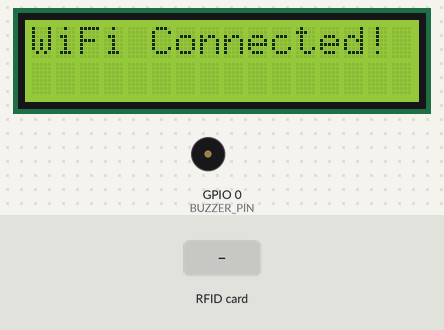
Recording of a sketch running on a simulated ESP8266 (NodeMCU). On the bench: 16×2 character LCD, buzzer (waves = sounding, pin HIGH). Inputs (shaded band) come from the test bench. WiFi joins after 1.5 s; servers stay silent unless stated; uploads are accepted with an empty reply; what the sketch prints to the serial monitor is not drawn.

Above: at 1.7 s.
At 4.8 s:
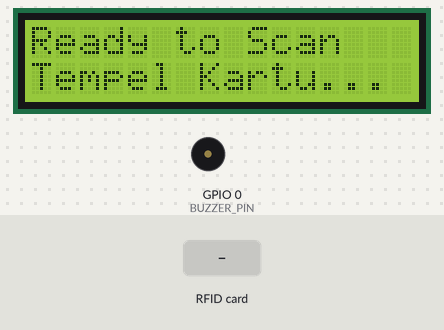
4.9 s: RFID card 11 12 22 33 34 45 56 held to the reader
At 6.5 s:
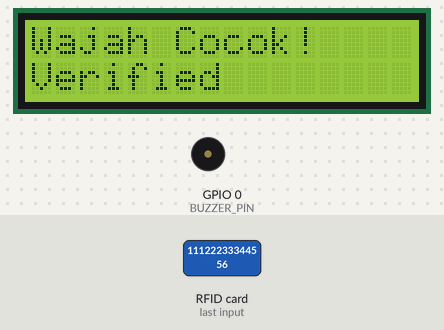
7.5 s: RFID card 5E 7A 19 C4 held to the reader
At 9.5 s:
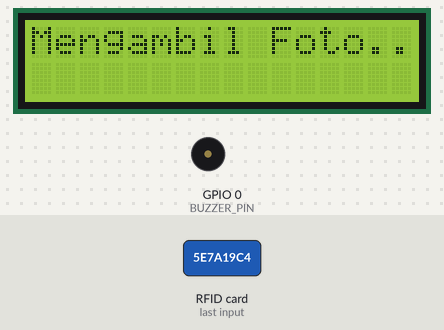
10.5 s: RFID card 11 12 22 33 34 45 56 held to the reader
At 13.39 s:
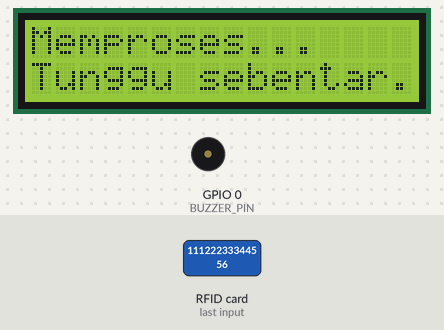
Timing chart, 0 to 15.7 s (numbered marks = the images above; inputs shaded):
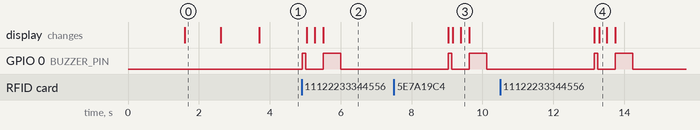

The sketch:

esp8266.ino
```cpp
/**
 * RFID Scanner Firmware for ESP8266 (MASTER/WIFI MODE)
 * Hardware: ESP8266 + MFRC522 + LCD I2C
 *
 * Komunikasi: Menggunakan HTTP WiFi untuk menunggu hasil dari Backend,
 *             dan Serial untuk men-trigger ESP32-CAM.
 *
 * Pinout:
 * MFRC522 | ESP8266 (D-Series labels) | GPIO
 * ------------------------------------------
 * RST     | D4                        | 2
 * SDA(SS) | D8                        | 15
 * MOSI    | D7                        | 13
 * MISO    | D6                        | 12
 * SCK     | D5                        | 14
 *
 * LCD I2C | ESP8266
 * -----------------
 * SDA     | D2 (GPIO 4)
 * SCL     | D1 (GPIO 5)
 */

#include <SPI.h>
#include <MFRC522.h>
#include <Wire.h>
#include <LiquidCrystal_I2C.h>
#include <SoftwareSerial.h>
#include <ESP8266WiFi.h>
#include <ESP8266HTTPClient.h>
#include <WiFiClient.h>
#include <ArduinoJson.h>

// ================= CONFIG WIFI & BACKEND =================
const char* ssid = "Ikannn";
const char* password = "11122233344556";
const char* serverUrl = "http://10.16.199.114:3000";

const char* deviceCode = "ESP8266-MASTER-01";
const char* pairingKey = "ROOM-1";

#define SS_PIN  15
#define RST_PIN 2
#define BUZZER_PIN 0   // D3 (GPIO0)
#define RX_PIN 3       // Pin RX bawaan (GPIO3)

MFRC522 mfrc522(SS_PIN, RST_PIN);
LiquidCrystal_I2C lcd(0x27, 16, 2);

// Pin 16 (D0) digunakan sebagai TX. Pin 3 (RX) digunakan sebagai RX.
SoftwareSerial linkSerial(RX_PIN, 16);

unsigned long lastScanAt = 0;
const unsigned long scanCooldownMs = 3000;

void connectWiFi() {
  lcd.clear();
  lcd.setCursor(0, 0);
  lcd.print("Connecting WiFi");

  WiFi.begin(ssid, password);
  Serial.print("Connecting WiFi");

  int retry = 0;
  while (WiFi.status() != WL_CONNECTED && retry < 20) {
    delay(500);
    Serial.print(".");
    retry++;
  }

  lcd.clear();
  if (WiFi.status() == WL_CONNECTED) {
    Serial.println("\nWiFi Connected!");
    lcd.print("WiFi Connected!");
  } else {
    Serial.println("\nWiFi Failed!");
    lcd.print("WiFi Failed!");
  }
  delay(1000);
}

void beep(int durationMs = 100) {
  digitalWrite(BUZZER_PIN, HIGH);
  delay(durationMs);
  digitalWrite(BUZZER_PIN, LOW);
}

void showIdle() {
  lcd.clear();
  lcd.setCursor(0, 0);
  lcd.print("Ready to Scan");
  lcd.setCursor(0, 1);
  lcd.print("Tempel Kartu...");
}

String readUID() {
  String uid = "";
  for (byte i = 0; i < mfrc522.uid.size; i++) {
    uid += String(mfrc522.uid.uidByte[i] < 0x10 ? "0" : "");
    uid += String(mfrc522.uid.uidByte[i], HEX);
  }
  uid.toUpperCase();
  return uid;
}

void setup() {
  Serial.begin(115200, SERIAL_8N1, SERIAL_TX_ONLY);   // Debug port
  linkSerial.begin(9600); // Komunikasi ke ESP32-CAM

  Wire.begin(4, 5);
  lcd.init();
  lcd.backlight();

  pinMode(BUZZER_PIN, OUTPUT);
  digitalWrite(BUZZER_PIN, LOW);

  connectWiFi();

  lcd.clear();
  lcd.setCursor(0, 0);
  lcd.print("RFID Initializing");

  SPI.begin();
  mfrc522.PCD_Init();

  delay(1000);
  showIdle();
}

void loop() {
  if (millis() - lastScanAt < scanCooldownMs) return;

  // Cek koneksi WiFi
  if (WiFi.status() != WL_CONNECTED) {
    connectWiFi();
    showIdle();
  }

  if (!mfrc522.PICC_IsNewCardPresent() || !mfrc522.PICC_ReadCardSerial()) return;

  String uid = readUID();

  // Beep deteksi awal
  beep(100);

  Serial.println("UID Detected: " + uid);
  lastScanAt = millis();

  // Tampilkan di LCD
  lcd.clear();
  lcd.setCursor(0, 0);
  lcd.print("Memproses...");
  lcd.setCursor(0, 1);
  lcd.print("Tunggu sebentar.");

  // Kirim ke API Gateway untuk Cek RFID dulu
  if (WiFi.status() == WL_CONNECTED) {
    WiFiClient client;
    HTTPClient http;

    // STEP 1: Cek apakah RFID terdaftar
    http.begin(client, String(serverUrl) + "/api/v1/attendance/check-rfid");
    http.addHeader("Content-Type", "application/json");
    http.setTimeout(5000); // Timeout cepat untuk check

    String payload = "{\"uid\":\"" + uid + "\",\"deviceCode\":\"" + String(deviceCode) + "\",\"pairingKey\":\"" + String(pairingKey) + "\"}";
    Serial.println("Checking RFID: " + payload);

    int checkCode = http.POST(payload);
    Serial.printf("Check Response Code: %d\n", checkCode);

    if (checkCode == 200) {
      String responseBody = http.getString();
      Serial.println(responseBody);

      StaticJsonDocument<512> doc;
      DeserializationError error = deserializeJson(doc, responseBody);

      if (!error && doc["registered"] == false) {
        // STEP 3A: RFID TIDAK TERDAFTAR
        lcd.clear();
        lcd.setCursor(0, 0);
        lcd.print("RFID TIDAK");
        lcd.setCursor(0, 1);
        lcd.print("TERDAFTAR");
        Serial.println("RFID belum terdaftar, membatalkan capture.");
        beep(100); delay(100); beep(100); // Beep error
        http.end();

        delay(3000);
        mfrc522.PICC_HaltA();
        mfrc522.PCD_StopCrypto1();
        showIdle();
        return; // Berhenti di sini, tidak men-trigger kamera
      }
    } else {
      // Gagal menghubungi server saat check
      lcd.clear();
      lcd.setCursor(0, 0);
      lcd.print("Koneksi Error");
      beep(100); delay(50); beep(100);
      http.end();

      delay(3000);
      mfrc522.PICC_HaltA();
      mfrc522.PCD_StopCrypto1();
      showIdle();
      return;
    }
    http.end();

    // STEP 3B: RFID TERDAFTAR
    // Tampilkan pesan dan kirim perintah ke ESP32-CAM
    lcd.clear();
    lcd.setCursor(0, 0);
    lcd.print("Mengambil Foto..");

    String cmd = "CAPTURE|" + uid;
    linkSerial.println(cmd);
    Serial.println("Triggering ESP32-CAM: " + cmd);

    // STEP 4: Tunggu hasil verifikasi wajah
    http.begin(client, String(serverUrl) + "/api/v1/attendance/rfid");
    http.addHeader("Content-Type", "application/json");
    http.setTimeout(25000); // Timeout lama karena menunggu AI Face Recognition

    Serial.println("Waiting for Face Verification...");
    int verifyCode = http.POST(payload);
    Serial.printf("Verify Response Code: %d\n", verifyCode);

    lcd.clear();
    if (verifyCode == 200) {
      lcd.setCursor(0, 0);
      lcd.print("Wajah Cocok!    ");
      lcd.setCursor(0, 1);
      lcd.print("Verified        ");
      Serial.println("Verifikasi Wajah Berhasil");
      beep(500); // Beep sukses (panjang)
    } else if (verifyCode == 400 || verifyCode == 401) {
      lcd.setCursor(0, 0);
      lcd.print("Wajah Tdk Cocok ");
      lcd.setCursor(0, 1);
      lcd.print("Verifikasi Gagal");
      Serial.println("Verifikasi Wajah Gagal");
      beep(100); delay(50); beep(100); delay(50); beep(100);
    } else {
      lcd.setCursor(0, 0);
      lcd.print("Koneksi Timeout ");
      lcd.setCursor(0, 1);
      lcd.print("Coba Lagi       ");
      Serial.println("Timeout atau Server Error");
      beep(100); delay(50); beep(100); delay(50); beep(100);
    }
    http.end();
  } else {
    lcd.clear();
    lcd.setCursor(0, 0);
    lcd.print("WiFi Terputus");
    beep(100); delay(50); beep(100); delay(50); beep(100);
  }

  delay(3000); // Tahan tampilan hasil selama 3 detik

  mfrc522.PICC_HaltA();
  mfrc522.PCD_StopCrypto1();
  showIdle();
}
```

Measured:
- after the input at 4.9 s, GPIO 0 (BUZZER_PIN): LOW → HIGH at once, → LOW 0.10 s later, → HIGH 0.49 s later, → LOW 0.50 s later; the display: first changes after 0.15 s (image 2 shows a later state)
- after the input at 7.5 s, GPIO 0 (BUZZER_PIN): LOW → HIGH after 1.5 s, → LOW 0.10 s later, → HIGH 0.49 s later, → LOW 0.50 s later; the display: first differs from a run without the input after 1.7 s (image 3 shows a later state)
- after the input at 10.5 s, GPIO 0 (BUZZER_PIN): LOW → HIGH after 2.7 s, → LOW 0.10 s later, → HIGH 0.49 s later, → LOW 0.50 s later; the display: first differs from a run without the input after 2.8 s (image 4)
- what the display in image 0 shows lasts 1.0 s, from 1.6 s to 2.6 s
